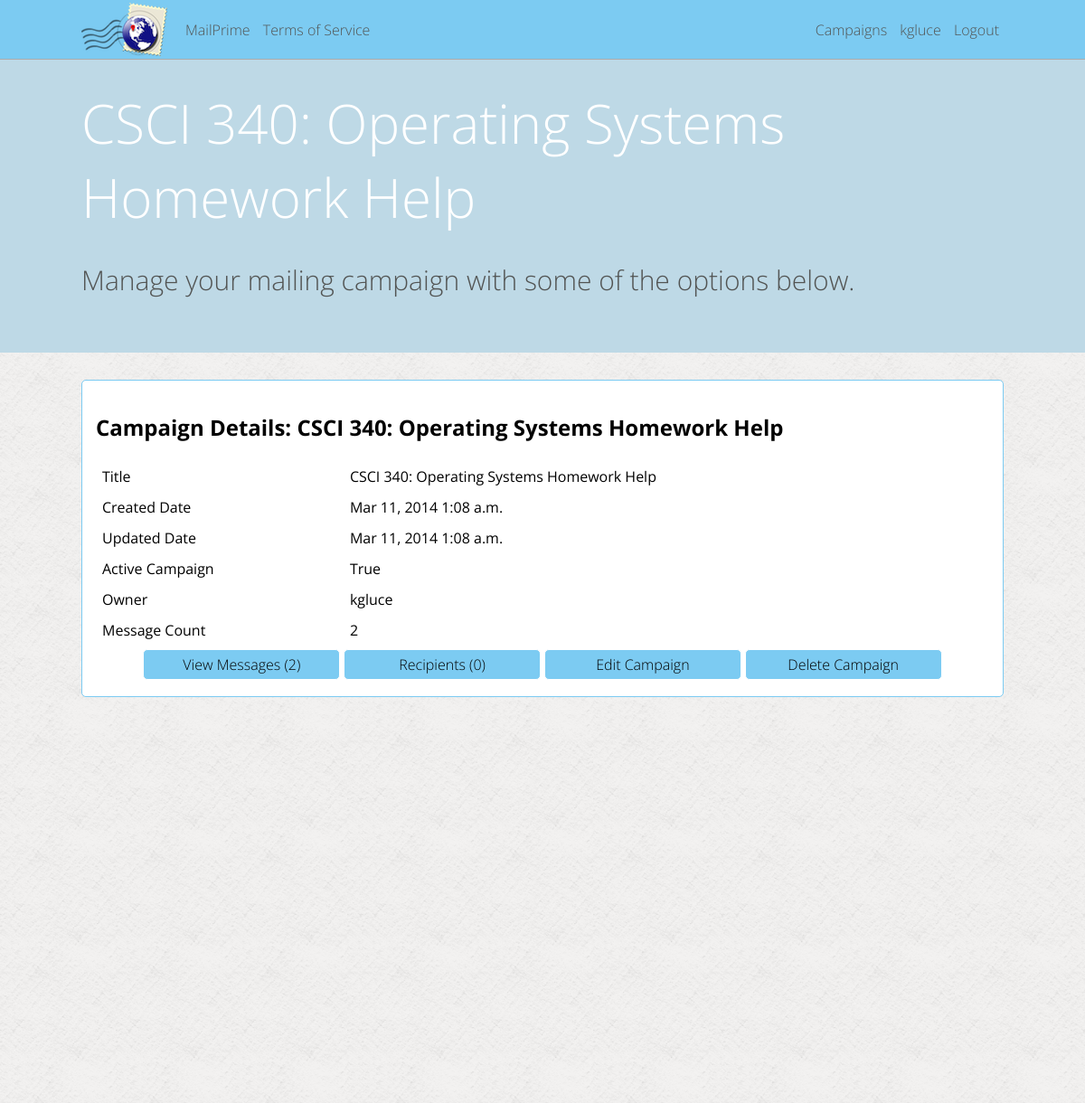
Screenshot of /kgluce/campaign-1 (signed in) with the database file from the repository.
### mailer/models.py (models this page shows, shortened)
class Campaign(models.Model):
	title = models.CharField(max_length=200)
	about = models.TextField()
	created_date = models.DateTimeField(auto_now_add=True, blank=True)
	updated_date = models.DateTimeField(auto_now=True)
	active = models.BooleanField(default=True)
	user = models.ForeignKey(User)

### mailer/campaign_views.py (the view)
# urls.py: url(r'^(\w+)/campaign-(\d+)$', campaign_views.user_campaign, name='user_campaign'),
def user_campaign(request, param_username, param_campaign_pk):
	page_vars = {"page_title": 'Campaign View'}
	if current_user(request) and request.user.username == param_username:
		try:
			user_campaign = Campaign.objects.get(pk = param_campaign_pk)
		except Campaign.DoesNotExist:
			raise Http404
		if user_campaign.user.username != request.user.username:
			raise Http404
		if user_campaign.active == False:
			messages.add_message(request, messages.ERROR, 'Campaign disabled by MailPrime Administrator')
		page_vars['campaign'] = user_campaign
		page_vars['message_count'] = Message.objects.filter(campaign = user_campaign).count()
		page_vars['recipient_count'] = Recipient.objects.filter(campaign = user_campaign).count()
		return render(request, 'campaign/show.html', page_vars)
	else:
		raise Http404

### mailer/lib.py (called while the page is built)
def current_user(request):
	if request.user.is_authenticated():
		return True
	else:
		return False

### mailer/templates/campaign/show.html
{% extends "_base.html" %}
{% block content %}
<div class="solid_bg">
<h1>Campaign Details: {{ campaign.title }}</h1>
<table class="full_width">
	<tr>
		<td>Title</td>
		<td>{{ campaign.title }}</td>
	</tr>
	<tr>
		<td>Created Date</td>
		<td>{{ campaign.created_date|date:"M d, Y" }} {{ campaign.created_date|time:"P" }}</td>
	</tr>
	<tr>
		<td>Updated Date</td>
		<td>{{ campaign.updated_date|date:"M d, Y" }} {{ campaign.updated_date|time:"P" }}</td>
	</tr>
	<tr>
		<td>Active Campaign</td>
		<td>{{ campaign.active }}</td>
	</tr>
	<tr>
		<td>Owner</td>
		<td>{{ campaign.user }}</td>
	</tr>
	<tr>
		<td>Message Count</td>
		<td>{{ message_count }}</td>
	</tr>
</table>
<table class="ninety_center">
	<tr>
		<td><a class="link_button" href="/{{ user.username }}/campaign-{{ campaign.pk }}/messages">View Messages ({{ message_count }})</a></td>
		<td><a class="link_button" href="/{{user.username }}/campaign-{{ campaign.pk }}/recipients">Recipients ({{ recipient_count }})</a></td>
		<td><a class="link_button" href="/{{ user.username }}/campaign-{{ campaign.pk }}/edit">Edit Campaign</a></td>
		<td><a class="link_button" href="/{{ user.username }}/campaign-{{ campaign.pk }}/edit?action=delete">Delete Campaign</a></td>
 	</tr>
</table>
</div>
{% endblock %}
{% block header %}
<h5 id="header_title">{{ campaign.title }}</h5>
<p id="header_desc">Manage your mailing campaign with some of the options below.</p>
{% endblock header %}

### mailer/templates/_base.html (shortened to what this page needs)
{% load staticfiles %}
<!DOCTYPE html>
<html>
<head>
	<link href="{% static 'css/base.css' %}" rel="stylesheet">
	<link rel="stylesheet" href="//ajax.googleapis.com/ajax/libs/jqueryui/1.10.4/themes/smoothness/jquery-ui.css" />
</head>
<body>
	<nav>
		<div class="menu_wrapper">
			<img id="nav_icon" src="{% static 'images/nav_icon.png' %}" height="59px"></img>
			<ul class="nav_left">
				<li><a class="nav_link" href="/">MailPrime</a></li>
				<li><a class="nav_link" href="/tos">Terms of Service</a></li>
			</ul>
			<ul class="nav_right">
				{% if user.is_authenticated %}
				<li><a class="nav_link" href="/{{ user.username }}/campaigns">Campaigns</a></li>
				<li><a class="nav_link" href="/{{ user.username }}/account">{{ user.username }}</a></li>
				<li><a class="nav_link" href="/logout">Logout</a></li>
				{% else %}
				<li><a class="nav_link" href="/login">Login</a></li>
				{% endif %}
			</ul>
		</div>
	</nav>
	<header>
		<div class="content_wrapper">
			{% block header %}{% endblock header %}
		</div>
	</header>
	<section id="main">
		<div class="content_wrapper">
			{% block content %}
			{% endblock %}
		</div>
	</section>
</body>
</html>

### static/css/base.css (style rules this page uses)
html, body { height: 100%; }
html { font-family: 'Open Sans', sans-serif; }
.menu_wrapper { margin: 0 auto; padding: 0; height: 65px; max-width: 1200px; width: 85%; }
nav { position: fixed; width: 100%; height: 65px; left: 0px; top: 0px; background-color: #7ccbf2; outline: 1px outset #ffffff; }
.menu_wrapper { margin: 0 auto; padding: 0; height: 65px; max-width: 1200px; min-width: 590px; width: 85%; }
.nav_left { float: left; list-style: none; height: 100%; margin: 0; padding: 0; }
.nav_left li { font-family: 'Open Sans', sans-serif; font-weight: 300; color: #525453; padding-top: 22px; display: inline-block; padding-right: 5px; padding-left: 5px; height: 43px; }
.nav_left li .nav_link { text-decoration: none; color: #525453; }
#nav_icon { float: left; margin-right: 15px; margin-top: 3px; margin-bottom: 3px; }
.nav_right { float: right; list-style: none; height: 100%; margin: 0; padding: 0; }
.nav_right li { font-family: 'Open Sans', sans-serif; font-weight: 300; color: #525453; padding-top: 22px; display: inline-block; padding-right: 5px; padding-left: 5px; height: 43px; }
.nav_right li .nav_link { text-decoration: none; color: #525453; }
.solid_bg { background-color: #ffffff; padding: 15px; border-radius: 5px; border: 1px solid #ffffff; border: 1px solid #7ccbf2; margin: 0; }
.content_wrapper { margin: 0 auto; max-width: 1200px; width: 85%; padding: 0; height: 100%; }
body { margin: 0; padding: 0; }
header { background-color: #bed9e6; margin: 0; padding: 0; padding-top: 95px; padding-bottom: 30px; width: 100%; }
#header_title { font-family: 'Open Sans', sans-serif; font-weight: 300; color: #ffffff; font-size: 60px; margin: 0; padding: 0; }
#header_desc { font-family: 'Open Sans', sans-serif; font-weight: 300; color: #525453; font-size: 30px; }
section[id="main"] { width: 100%; margin: 0; padding: 0; padding-top: 30px; background-image: url('/static/images/white_pattern.png'); height: 100%; }
.ninety_center { width: 90%; margin: 0 auto; }
.ninety_center td { width: 25%; }
.link_button { display: block; padding: 5px; text-decoration: none; background-color: #7ccbf2; font-family: 'Open Sans', sans-serif; font-weight: 300; color: #000000; border-radius: 5px; border: 1px solid #ffffff; text-align: center; }
table[class='full_width'] { width: 100%; }
table[class='full_width'] td { padding: 5px; }

### rows the page displays
Campaign: title "CSCI 340: Operating Systems Homework Help", created_date "Mar 11, 2014", created_date "1:08 a.m.", updated_date "Mar 11, 2014", updated_date "1:08 a.m.", active "True", user "kgluce"

### other values shown
{{ user.username }} "kgluce"
{{ message_count }} "2"
{{ recipient_count }} "0"
